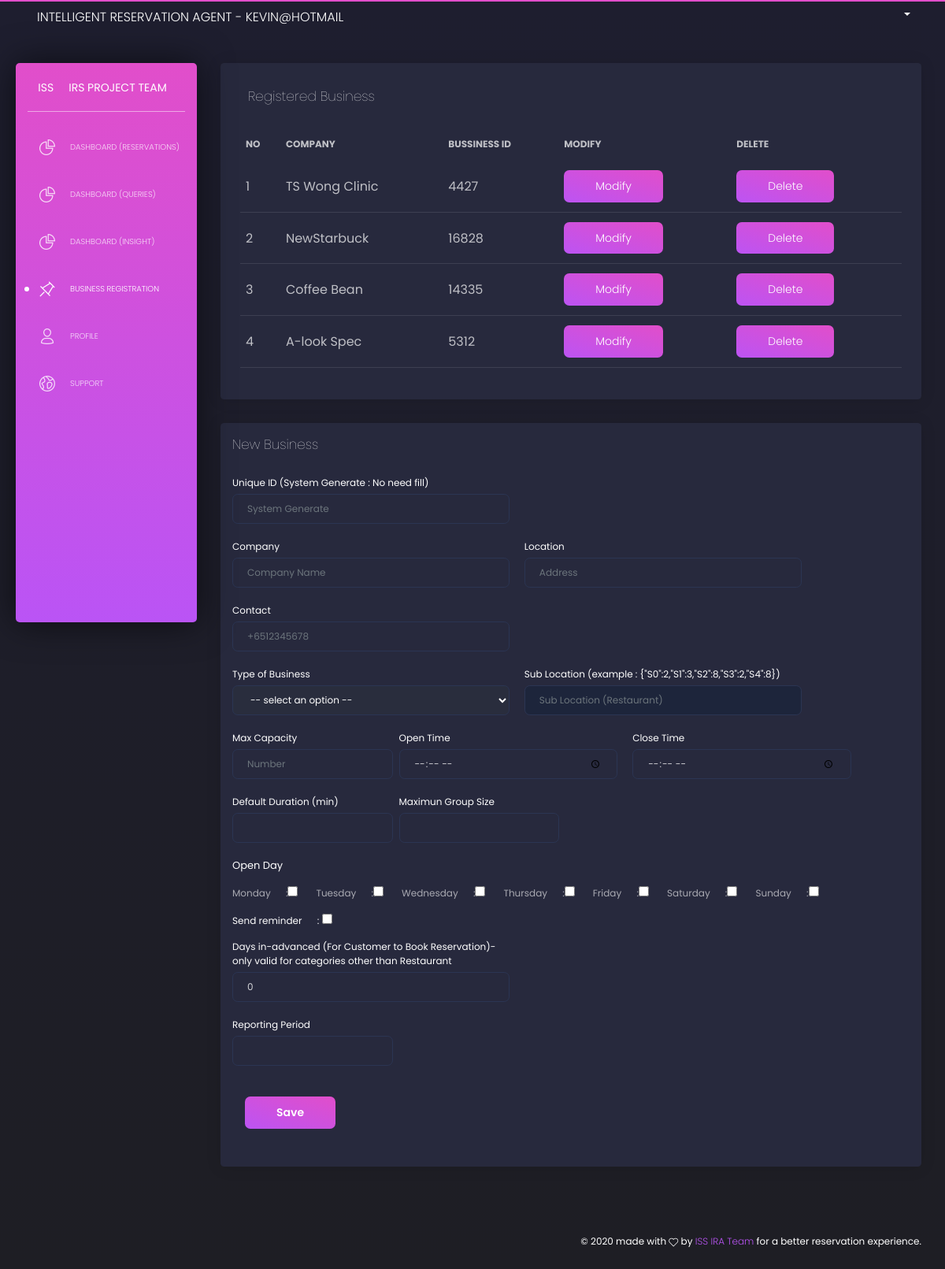
The page /intelligentreservationagent/business_registration (signed in) on the database its author committed.
### nus/models.py (models this page shows, shortened)
class establishments(models.Model):
    id = models.AutoField(primary_key=True)
    email = models.TextField(max_length=50,default="-")
    username = models.TextField(max_length=50,default="-") #uniqueID
    company = models.TextField(max_length=100,default="-")
    location = models.TextField(max_length=100,default="-")
    type_business = models.TextField(max_length=50,default="-")
    contact = models.TextField(max_length=50,default="-")
    sublocs = models.TextField(max_length=100,default="-")
    max_cap = models.IntegerField()
    open_days = models.TextField(max_length=50)
    open_time = models.TextField(max_length=50)
    close_time = models.TextField(max_length=50)
    default_duration = models.IntegerField()
    days_in_advance = models.IntegerField(default="-")
    max_group_size = models.IntegerField()
    report_period = models.IntegerField(default='14')
    is_reminder = models.BooleanField(default=True)

### nus/views.py (the view, shortened to what this page needs)
def business_registration(request):
	ngrok_address2 = ngrok_address
	if request.session.has_key('username'):
		username = request.session['username']
		c = establishments.objects.filter(email=username)
		k = range(1,len(c)+1)
		mylist = zip(k , c)
		context = {'username' : username,'mylist' : mylist,'ngrok_address2' : ngrok_address2}
		template = loader.get_template("Business_registration.html")
		return HttpResponse(template.render(context,request))
	else:
		return redirect('/intelligentreservationagent/login_business')

### nus/templates/Business_registration.html (shortened to what this page needs)
{% load static %}
<html lang="en">
<head>
  <link href="https://use.fontawesome.com/releases/v5.0.6/css/all.css" rel="stylesheet">
  <link href="../nus/static/assets/css/nucleo-icons.css" rel="stylesheet" />
  <link href="../nus/static/assets/css/black-dashboard.css?v=1.0.0" rel="stylesheet" />
  <link href="../nus/static/assets/demo/demo.css" rel="stylesheet" />
</head>
<body class="">
  <div class="wrapper">
    <div class="sidebar">
      <div class="sidebar-wrapper">
        <div class="logo">
          <a href="javascript:void(0)" class="simple-text logo-mini">
            ISS
          </a>
          <a href="javascript:void(0)" class="simple-text logo-normal">
            IRS Project Team
          </a>
        </div>
        <ul class="nav">
          <li>
            <a href="{{ngrok_address2}}intelligentreservationagent/business_dashboard">
              <i class="tim-icons icon-chart-pie-36"></i>
              <p>Dashboard (Reservations)</p>
            </a>
          </li>
          <li>
            <a href="{{ngrok_address2}}intelligentreservationagent/business_dashboard2">
              <i class="tim-icons icon-chart-pie-36"></i>
              <p>Dashboard (Queries)</p>
            </a>
          </li>
          <li>
            <a href="{{ngrok_address2}}intelligentreservationagent/business_dashboard3">
              <i class="tim-icons icon-chart-pie-36"></i>
              <p>Dashboard (Insight)</p>
            </a>
          </li>
          <li class="active">
            <a href="{{ngrok_address2}}intelligentreservationagent/business_registration">
              <i class="tim-icons icon-pin"></i>
              <p>Business Registration</p>
            </a>
          </li>
          <li>
            <a href="{{ngrok_address2}}intelligentreservationagent/business_profile">
              <i class="tim-icons icon-single-02"></i>
              <p>Profile</p>
            </a>
          </li>
          <li>
            <a href="{{ngrok_address2}}intelligentreservationagent/business_support">
              <i class="tim-icons icon-world"></i>
              <p>Support</p>
            </a>
          </li>
        </ul>
      </div>
    </div>
    <div class="main-panel">
      <nav class="navbar navbar-expand-lg navbar-absolute navbar-transparent">
        <div class="container-fluid">
          <div class="navbar-wrapper">
            <a class="navbar-brand" href="javascript:void(0)">Intelligent Reservation Agent - {{ username }}</a>
          </div>
          <div class="collapse navbar-collapse" id="navigation">
            <ul class="navbar-nav ml-auto">
              <li class="dropdown nav-item">
                <a href="#" class="dropdown-toggle nav-link" data-toggle="dropdown">
                  <b class="caret d-none d-lg-block d-xl-block"></b>
                </a>
              </li>
            </ul>
          </div>
        </div>
      </nav>
      <div class="content">
        <div class="row">
          <div class="col-12">
            <div class="card card-chart">
              <div class="card-body">
                <div class="col-md-12">
                  <div class="card-header">
                    <h4 class="card-title">Registered Business</h4>
                  </div>
              <div class="card-body">
                <div class="table-responsive">
                  <table class="table tablesorter " id="">
                    <thead class=" text-primary">
                      <tr>
                        <th>No</th>
                        <th>Company</th>
                        <th>Bussiness Id</th>
                        <th>Modify</th>
                        <th>Delete</th>
                      </tr>
                    </thead>
                    <form action="{% url 'business_registration' %}" method="post">
                    <tbody>
                      {% for k,c11 in mylist %}
                      <tr>
                        <td>
                          {{ k }}
                        </td>
                        <td>
                          {{ c11.company }}
                        </td>
                        <td>
                          {{ c11.username }}
                        <td>
                          <button type="submit" name="modify" value={{c11.username}} class="btn btn-fill btn-primary"><a>Modify</a></button>
                        </td>
                        <td>
                          <button type="submit" name="delete" value={{c11.username}} class="btn btn-fill btn-primary"><a>Delete</a></button>
                        </td>
                      </tr>
                      {% endfor %}
                    </tbody>
                  </form>
                  </table>
                </div>
              </div>
                </div>
              </div>
            </div>
          </div>
        </div>
        <div class="row">
          <div class="col-12">
            <div class="card">
              <div class="card-header">
                {% if d %}
                <h4 class="card-title">Modification</h4>
                Back to New Business: <a href="{{ngrok_address2}}intelligentreservationagent/business_registration" class="btn btn-fill btn-primary">New</a>
                {% else %}
                <h4 class="card-title">New Business</h4>
                {% endif %}
              </div>
              <div class="card-body">
                <form action="{% url 'business_registration' %}" method="post">
                  <div class="row">
                    <div class="col-md-5 pr-md-1">
                      <div class="form-group">
                        <label style="color:white;">Unique ID (System Generate : No need fill)</label>
                        <input type="text" class="form-control" name="unique_id" placeholder="System Generate" value="{{ d.username }}" onkeypress="return false;">
                      </div>
                    </div>
                  </div>
                  <div class="row">
                    <div class="col-md-5 pr-md-1">
                      <div class="form-group">
                        <label style="color:white;">Company</label>
                        <input type="text" class="form-control" name="company" placeholder="Company Name" required="" value="{{ d.company }}">
                      </div>
                    </div>
                    <div class="col-md-5 pr-md-1">
                      <div class="form-group">
                        <label style="color:white;">Location</label>
                        <input type="text" class="form-control" name="location" placeholder="Address" required="" value="{{ d.location }}">
                      </div>
                    </div>
                  </div>
                  <div class="row">
                    <div class="col-md-5 pr-md-1">
                      <div class="form-group">
                        <label style="color:white;">Contact</label>
                        <input type="text" class="form-control" name="contact" placeholder="+6512345678" required="" value="{{ d.contact }}">
                      </div>
                    </div>
                  </div>
                  <div class="row">
                    <div class="col-md-5 pr-md-1">
                      <div class="form-group">
                        <label style="color:white;">Type of Business</label>
                        <select class="form-control" style="color:white;" name="typeBusiness" id="calc1" value="{{ d.type_business }}" required="">
                        <option disabled selected value> -- select an option -- </option>
                        </select>
                      </div>
                    </div>
                    <div class="col-md-5 pr-md-1">
                      <div class="form-group">
                        {% if d.type_business == 'Restaurant' %}
                        <label style="color:white;">Sub Location (example : {"S0":2,"S1":3,"S2":8,"S3":2,"S4":8})</label>
                        <input type="text" class="form-control" name="sublocation" placeholder="Sub Location (Restaurant)" id="calc2" required="" value="{{ d.sublocs }}">
                        {% else %}
                        <label style="color:white;">Sub Location (example : {"S0":2,"S1":3,"S2":8,"S3":2,"S4":8})</label>
                        <input type="text" class="form-control" name="sublocation" placeholder="Sub Location (Restaurant)" id="calc2" required="" value="" disabled="">
                        {% endif %}
                      </div>
                    </div>
                  </div>
                  <div class="row">
                    <div class="col-md-3 pr-md-1">
                      <div class="form-group">
                        <label style="color:white;">Max Capacity</label>
                        <input type="number" class="form-control" name="maxcapacity" placeholder="Number" required="" value={{ d.max_cap }}>
                      </div>
                    </div>
                    <div class="col-md-4 pl-md-1">
                      <div class="form-group">
                        <label style="color:white;">Open Time</label>
                        <input type="time" class="form-control" name="opentime" required="" value={{ d.open_time }}>
                      </div>
                    </div>
                     <div class="col-md-4 pl-md-1">
                      <div class="form-group">
                        <label style="color:white;">Close Time</label>
                        <input type="time" class="form-control" name="closetime" required="" value={{ d.close_time }}>
                      </div>
                    </div>
                  </div>
                  <div class="row">
                    <div class="col-md-3 pr-md-1">
                      <div class="form-group">
                        <label style="color:white;">Default Duration (min)</label>
                        <input type="number" class="form-control" name="defaulttime" required="" value={{ d.default_duration }}>
                      </div>
                    </div>
                    <div class="col-md-3 pl-md-1">
                      <div class="form-group">
                        <label style="color:white;">Maximun Group Size</label>
                        <input type="number" name="maxgroupsize" class="form-control" required="" value={{ d.max_group_size }}>
                      </div>
                    </div>
                  </div>
                  <div class="row">
                    <div class="col-md-12 pr-md-1">
                      <div class="form-group">
                        <h5 style="color:white;">Open Day</h5>
                        <label>Monday &nbsp&nbsp&nbsp&nbsp&nbsp:</label><input name="openmonday" type="checkbox" {% if openmonday %} checked {% endif %}>
                        <label>&nbsp&nbsp&nbsp&nbsp&nbsp Tuesday &nbsp&nbsp&nbsp&nbsp&nbsp:</label><input type="checkbox" name="opentuesday" {% if opentuesday %} checked {% endif %}>
                        <label>&nbsp&nbsp&nbsp&nbsp&nbsp Wednesday &nbsp&nbsp&nbsp&nbsp&nbsp:</label><input type="checkbox" name="openwednesday" {% if openwednesday %} checked {% endif %}>
                        <label>&nbsp&nbsp&nbsp&nbsp&nbsp Thursday &nbsp&nbsp&nbsp&nbsp&nbsp:</label><input type="checkbox" name="openthursday" {% if openthursday %} checked {% endif %}>
                        <label>&nbsp&nbsp&nbsp&nbsp&nbsp Friday &nbsp&nbsp&nbsp&nbsp&nbsp:</label><input type="checkbox" name="openfriday" {% if openfriday %} checked {% endif %}>
                        <label>&nbsp&nbsp&nbsp&nbsp&nbsp Saturday &nbsp&nbsp&nbsp&nbsp&nbsp:</label><input type="checkbox" name="opensaturday" {% if opensaturday %} checked {% endif %}>
                        <label>&nbsp&nbsp&nbsp&nbsp&nbsp Sunday &nbsp&nbsp&nbsp&nbsp&nbsp:</label><input type="checkbox" name="opensunday" {% if opensunday %} checked {% endif %}>
                      </div>
                    </div>
                  </div>
                  <div class="row">
                    <div class="col-md-12">
                      <div class="form-group">
                        <label style="color:white;">Send reminder &nbsp&nbsp&nbsp&nbsp&nbsp:</label>
                        <input type="checkbox" name="sendreminder"  {% if d.is_reminder %} checked {% endif %}>
                      </div>
                    </div>
                  </div>
                  <div class="row">
                    <div class="col-md-5 pr-md-1">
                      <div class="form-group">
                        <label style="color:white;">Days in-advanced (For Customer to Book Reservation)-only valid for categories other than Restaurant</label>
                        <input type="number" min="0" class="form-control" name="isadvance" placeholder="Minimum is 1" id="calc3" required="" value="{{ d.days_in_advance }}">
                      </div>
                    </div>
                  </div>
                  <div class="row">
                    <div class="col-md-3 pr-md-1">
                      <div class="form-group">
                        <label style="color:white;">Reporting Period</label>
                        <input type="text" class="form-control" name="reportingperiod" list="exampleList"  value={{ reportingperiod }}>
                      </div>
                    </div>
                  </div>
                  <div class="card-footer">
                    <button type="submit" name="save" class="btn btn-fill btn-primary">Save</button>
                  </div>
                </form>
              </div>
            </div>
          </div>
        </div>
      </div>
      <footer class="footer">
        <div class="container-fluid">
          <div class="copyright">
            ©
             made with <i class="tim-icons icon-heart-2"></i> by
            <a href="javascript:void(0)" target="_blank">ISS IRA Team</a> for a better reservation experience.
          </div>
        </div>
      </footer>
    </div>
  </div>
</body>
</html>

### rows shown on the page
establishments: is_reminder "1", company "TS Wong Clinic", username "4427"
establishments: k "2", company "NewStarbuck", username "16828"
establishments: k "3", company "Coffee Bean", username "14335"
establishments: k "4", company "A-look Spec", username "5312"

### other values the page prints
{{ username }} "KEVIN@HOTMAIL"
